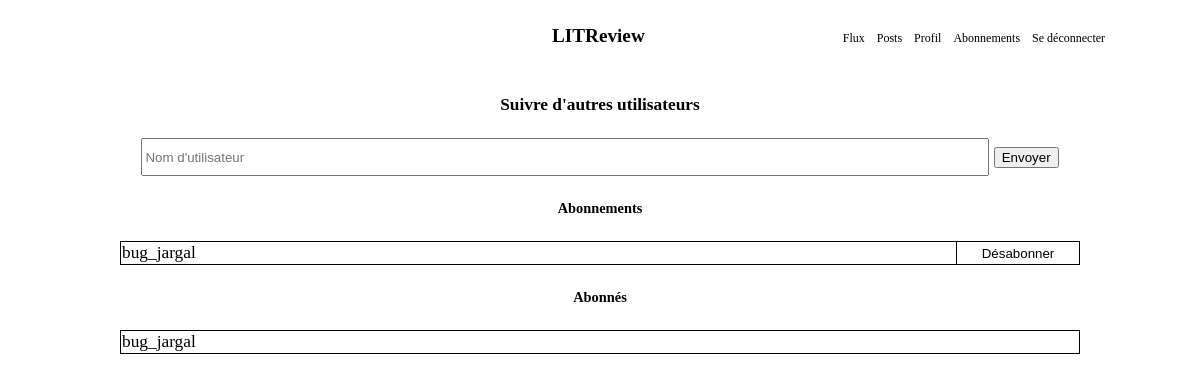
Page /abonnements/ (signed in) on the earlier database version.
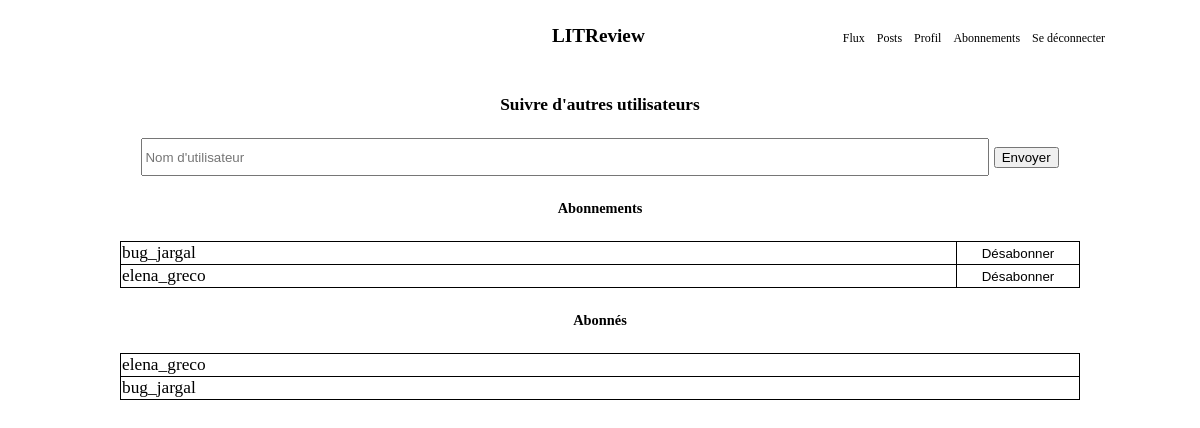
Same page on the later database version.
### feed/models.py (models this page shows)
class UserFollow(models.Model):
    user = models.ForeignKey(
        to=settings.AUTH_USER_MODEL, on_delete=models.CASCADE, related_name="following"
    )
    followed_user = models.ForeignKey(
        to=settings.AUTH_USER_MODEL,
        on_delete=models.CASCADE,
        related_name="followed_by",
    )
    class Meta:
        unique_together = (
            "user",
            "followed_user",
        )

### subscriptions/views.py (the view)
# urls.py: path("abonnements/", include("subscriptions.urls")),
@login_required
def subscriptions(request):
    search(request)
    followers = UserFollow.objects.filter(user=request.user)
    followings = UserFollow.objects.filter(followed_user=request.user)
    return render(
        request,
        "subscriptions/subscriptions.html",
        {"followers": followers, "followings": followings},
    )

### templates/subscriptions/subscriptions.html (shortened to what this page needs)
{% extends '../navigation.html' %}
{% block subscriptions %}
<head>
  {% load static %}
  <link rel="stylesheet" type="text/css" href="{% static 'subscription/style.css' %}">
</head>
<div class="subscribe-segment">
	<h4>Suivre d'autres utilisateurs</h4>
	<div class="search-container">
    	<form action="{% url 'search' %}" method=POST>
      	<input class="search-bar" type="text" placeholder="Nom d'utilisateur" name="search">
      	<button type="submit">Envoyer</button>
    	</form>
	</div>
<h5>Abonnements</h5>
{% if followings.exists %}
	<table class="user-follows" id="following">
	 	{% for following in followings %}
			<tr>
	 			<td>{{ following.user }}</td>
				<td class="td-button">
					<button type="button" onclick="location.href='{% url 'unsubscribe' following.id %}'">Désabonner</button>
				</td>
			</tr>
	 	{% endfor %}
	 	</table>
	{% else %}
	 	<p>Vous ne suivez personne pour le moment</p>
	{% endif %}
<h5>Abonnés</h5>
{% if followers.exists %}
	<table class="user-follows" id="follower">
		{% for follower in followers %}
			<tr>
				<td>{{ follower.followed_user }}</td>
			</tr>
 		{% endfor %}
 		</table>
 	{% else %}
 		<p>Vous n'avez pas encore d'abonnés</p>
 	{% endif %}
</div>
{% endblock %}

Differences in the rows shown:
added UserFollow: user "elena_greco", shown under "Abonnements"
added UserFollow: followed_user "elena_greco", shown under "Abonnés"
